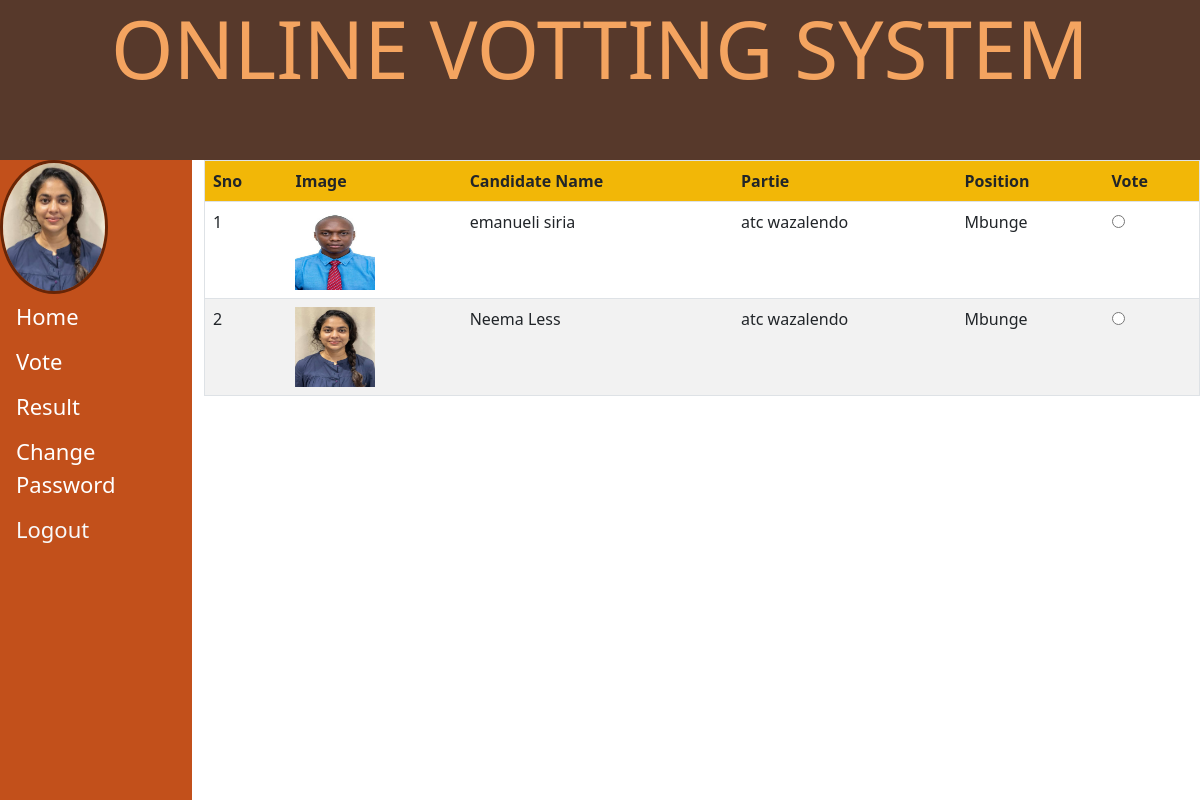
Page /vote.php (signed in) on the committed database.
### tables this page shows
CREATE TABLE IF NOT EXISTS `instution` (
  `id` int(11) NOT NULL AUTO_INCREMENT,
  `iname` varchar(50) NOT NULL,
  `dob` date NOT NULL,
  `place` varchar(50) NOT NULL,
  `email` varchar(50) NOT NULL,
  `passwordz` varchar(255) NOT NULL,
  `nida` int(20) NOT NULL,
  `code` varchar(250) NOT NULL,
  `statuz` varchar(30) NOT NULL,
  `otp` int(250) NOT NULL,
  `typez` varchar(50) NOT NULL DEFAULT 'instution',
  `image` blob NOT NULL,
  `adate` timestamp NOT NULL DEFAULT current_timestamp(),
  `udate` timestamp NOT NULL DEFAULT current_timestamp(),
  PRIMARY KEY (`id`),
  UNIQUE KEY `email` (`email`)
);

CREATE TABLE IF NOT EXISTS `candidates` (
  `id` int(11) NOT NULL AUTO_INCREMENT,
  `email` varchar(50) NOT NULL,
  `candidate` varchar(50) NOT NULL,
  `electionPlace` varchar(50) NOT NULL,
  `part` varchar(50) NOT NULL,
  `position` varchar(50) NOT NULL,
  `adate` timestamp NOT NULL DEFAULT current_timestamp(),
  `udate` timestamp NOT NULL DEFAULT current_timestamp(),
  PRIMARY KEY (`id`),
  KEY `email` (`email`)
);

### vote.php (the view, shortened to what this page needs)
<?php
require_once("connection.php");
?>
<!DOCTYPE html>
<html lang="en">
<head>
    <link rel="stylesheet" href="./bootstrap/css/bootstrap.min.css">
    <link rel="stylesheet" href="./bootstrap/css/addition.css">
</head>
<body>
    <div class="jumbotron">
        <h1 class="text-center display-1 myhed">ONLINE VOTTING SYSTEM</h1>
    </div>
    <div class="main">
   <div class="row">
    <div class="col-md-2  linkz">
        <?php require_once("cand_hed.php");?>
    </div>
    <div class="col-md-10 col-sl-6 ">
            <div class="table-responsive">
            <table border="1" class="tablez table table-striped">
                <tr class="bg-warning">
                <th>Sno</th>
                    <th>Image</th>
                    <th>Candidate Name</th>
                    <th>Partie</th>
                    <th>Position</th>
                    <th>Vote</th>
                </tr>
                <tr class="active">
                <?php
                    require_once("connection.php");
                    $mimi = $_SESSION['voter'];
                    $sel="SELECT place FROM instution WHERE email='$mimi'";
                    $quer=mysqli_query($conn,$sel);
                    $arry=mysqli_fetch_array($quer);
                    $plc=$arry['place'];
                    $select = "SELECT * FROM candidates INNER JOIN instution on candidates.email=instution.email WHERE candidates.electionPlace='$plc'";
                    $query = mysqli_query($conn,$select);
                    $sno=1;
                    echo "<form action='vote.php'>";
                    while($array=mysqli_fetch_array($query)){
                       $img = $array['image'];
                        $cand = $array['candidate'];
                        $p1 = $array['email'];
                        $part = $array['part'];
                        $posit = $array['position'];
                        $cid=$array['id'];
                        echo "<td>$sno</td>";
                        echo "<td><img src='imagez/".$img."'width='80px' height='80px''></td>";
                        echo "<td>$cand</td>";
                        echo "<td>$part</td>";
                        echo "<td>$posit</td>";
                        echo "<td><a href='votePro.php ? vid=$p1'><input type='radio' name='vote' value='$cid'></a></td>";
                        echo "</tr>";
                        $sno++;
                    }
                    echo "</td>  </table>";
                    ?>
            </div>
    </div>
</div>
    </div>
</body>
</html>

### cand_hed.php (shortened to what this page needs)
<!DOCTYPE html>
<html lang="en">
<head>
    <link rel="stylesheet" href="./bootstrap/css/bootstrap.min.css">
    <link rel="stylesheet" href="./bootstrap/css/addition.css">
</head>
<body>
    <div class="hedd">
    <div>
    <?php
    $chukua=$_SESSION['voter'];
    $select = "SELECT image FROM instution WHERE email='$chukua'";
    $quer = mysqli_query($conn,$select);
    $array=mysqli_fetch_array($quer);
        $img = $array['image'];
        echo "<img src='imagez/".$img."'width='100vh' height='100vh''>";
    ?>
    </div>
    <div><a href="vote_home.php">Home</a> </div>
    <div><a href="vote.php">Vote</a></div>
    <div><a href="result.php">Result</a></div>
    <div><a href="voter_cpass.php">Change Password</a></div>
    <div><a href="logout.php"class="text-light">Logout</a></div>
    </div>
</body>
</html>

### rows in the picture
instution: image (picture)
candidates: instution.image (picture), candidate "emanueli siria", part "atc wazalendo", position "Mbunge"
candidates: instution.image (picture), candidate "Neema Less", part "atc wazalendo", position "Mbunge"
